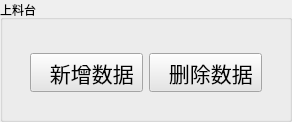
        <widget class="QWidget" name="page_6">
         <layout class="QVBoxLayout" name="verticalLayout_24">
          <property name="leftMargin">
           <number>0</number>
          </property>
          <property name="topMargin">
           <number>0</number>
          </property>
          <property name="rightMargin">
           <number>0</number>
          </property>
          <property name="bottomMargin">
           <number>0</number>
          </property>
          <item>
           <widget class="QGroupBox" name="groupBox_9">
            <property name="title">
             <string>上料台</string>
            </property>
            <layout class="QVBoxLayout" name="verticalLayout_22">
             <item>
              <widget class="QWidget" name="widget_22" native="true">
               <layout class="QVBoxLayout" name="verticalLayout_23" stretch="4,1">
                <item>
                 <widget class="QWidget" name="widget_23" native="true">
                  <widget class="QLabel" name="label_8">
                   <property name="geometry">
                    <rect>
                     <x>60</x>
                     <y>60</y>
                     <width>68</width>
                     <height>15</height>
                    </rect>
                   </property>
                   <property name="text">
                    <string>TextLabel</string>
                   </property>
                  </widget>
                  <widget class="QLineEdit" name="lineEdit_7">
                   <property name="geometry">
                    <rect>
                     <x>190</x>
                     <y>60</y>
                     <width>113</width>
                     <height>21</height>
                    </rect>
                   </property>
                  </widget>
                 </widget>
                </item>
                <item>
                 <widget class="QWidget" name="widget_24" native="true">
                  <layout class="QHBoxLayout" name="horizontalLayout_10">
                   <item>
                    <widget class="QToolButton" name="toolButton_15">
                     <property name="sizePolicy">
                      <sizepolicy hsizetype="Fixed" vsizetype="Fixed">
                       <horstretch>0</horstretch>
                       <verstretch>0</verstretch>
                      </sizepolicy>
                     </property>
                     <property name="font">
                      <font>
                       <family>楷体</family>
                       <pointsize>16</pointsize>
                       <kerning>true</kerning>
                      </font>
                     </property>
                     <property name="contextMenuPolicy">
                      <enum>Qt::DefaultContextMenu</enum>
                     </property>
                     <property name="layoutDirection">
                      <enum>Qt::LeftToRight</enum>
                     </property>
                     <property name="styleSheet">
                      <string notr="true">background-color: rgb(229, 229, 229);</string>
                     </property>
                     <property name="text">
                      <string>  新增数据</string>
                     </property>
                     <property name="icon">
                      <iconset resource="resource.qrc">
                       <normaloff>:/img/add.ico</normaloff>:/img/add.ico</iconset>
                     </property>
                     <property name="iconSize">
                      <size>
                       <width>40</width>
                       <height>40</height>
                      </size>
                     </property>
                     <property name="checkable">
                      <bool>false</bool>
                     </property>
                     <property name="checked">
                      <bool>false</bool>
                     </property>
                     <property name="toolButtonStyle">
                      <enum>Qt::ToolButtonTextBesideIcon</enum>
                     </property>
                    </widget>
                   </item>
                   <item>
                    <widget class="QToolButton" name="toolButton_16">
                     <property name="sizePolicy">
                      <sizepolicy hsizetype="Fixed" vsizetype="Fixed">
                       <horstretch>0</horstretch>
                       <verstretch>0</verstretch>
                      </sizepolicy>
                     </property>
                     <property name="font">
                      <font>
                       <family>楷体</family>
                       <pointsize>16</pointsize>
                      </font>
                     </property>
                     <property name="styleSheet">
                      <string notr="true">background-color: rgb(229, 229, 229);</string>
                     </property>
                     <property name="text">
                      <string>  删除数据</string>
                     </property>
                     <property name="icon">
                      <iconset resource="resource.qrc">
                       <normaloff>:/img/delete.ico</normaloff>:/img/delete.ico</iconset>
                     </property>
                     <property name="iconSize">
                      <size>
                       <width>40</width>
                       <height>40</height>
                      </size>
                     </property>
                     <property name="popupMode">
                      <enum>QToolButton::DelayedPopup</enum>
                     </property>
                     <property name="toolButtonStyle">
                      <enum>Qt::ToolButtonTextBesideIcon</enum>
                     </property>
                    </widget>
                   </item>
                  </layout>
                 </widget>
                </item>
               </layout>
              </widget>
             </item>
            </layout>
           </widget>
          </item>
         </layout>
        </widget>
